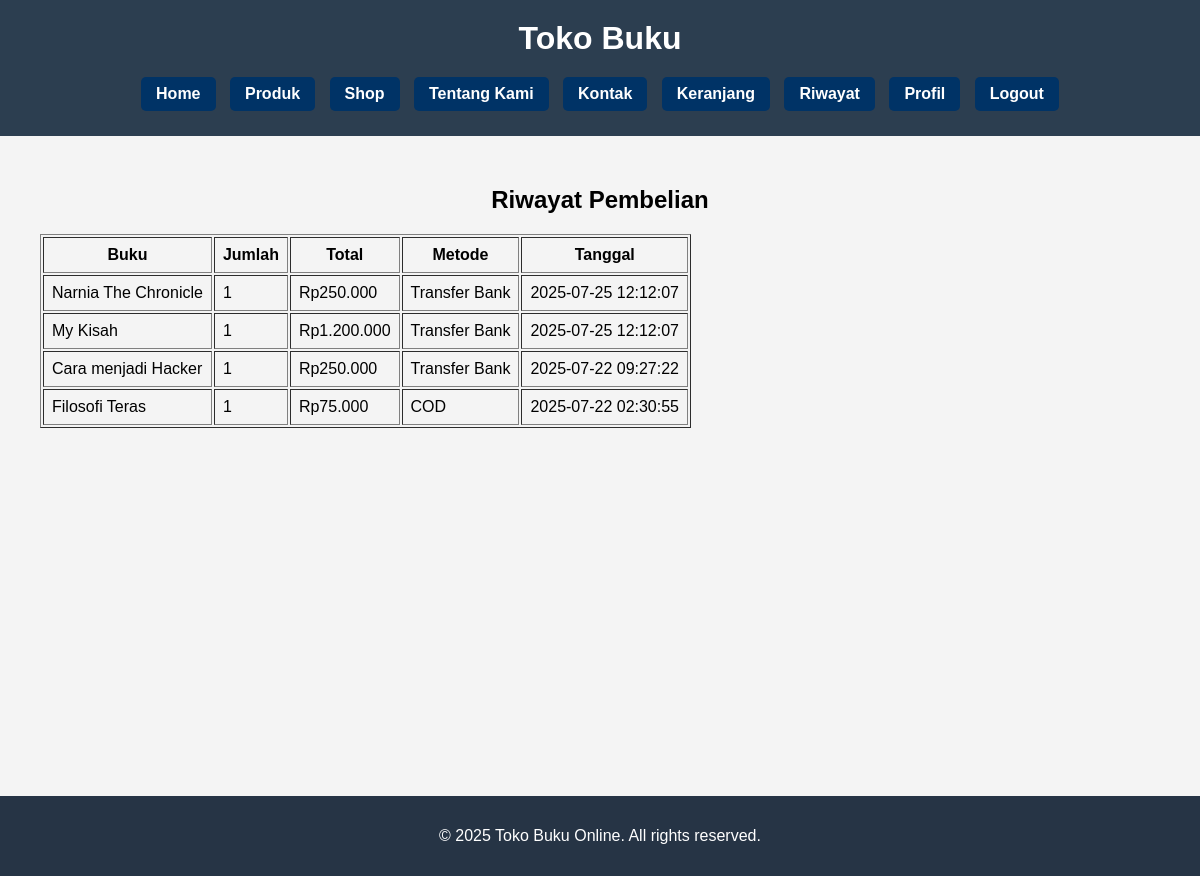
Screenshot of /index.php?page=riwayat (signed in) with the database file from the repository.
### tables this page shows
CREATE TABLE `riwayat` (
  `id` int(11) NOT NULL,
  `user_id` int(11) NOT NULL,
  `buku_id` int(11) NOT NULL,
  `jumlah` int(11) NOT NULL DEFAULT 1,
  `total` int(11) NOT NULL,
  `metode` varchar(50) NOT NULL,
  `tanggal` timestamp NOT NULL DEFAULT current_timestamp()
);

CREATE TABLE `buku` (
  `id` int(11) NOT NULL,
  `judul` varchar(255) DEFAULT NULL,
  `genre` varchar(100) DEFAULT NULL,
  `harga` int(11) DEFAULT NULL,
  `stok` int(11) DEFAULT NULL,
  `deskripsi` text DEFAULT NULL,
  `rating` float DEFAULT NULL,
  `gambar` varchar(255) DEFAULT NULL
);

### view/riwayat.php (the view, shortened to what this page needs)
<?php
include './config/database.php';
$user_id = $_SESSION['user']['id'] ?? null;
$data = $conn->query("SELECT r.*, b.judul FROM riwayat r JOIN buku b ON r.buku_id = b.id WHERE r.user_id=$user_id ORDER BY r.tanggal DESC");
include './view/layout/header.php';
?>
<h2>Riwayat Pembelian</h2>
<table border="1" cellpadding="8">
    <tr>
        <th>Buku</th>
        <th>Jumlah</th>
        <th>Total</th>
        <th>Metode</th>
        <th>Tanggal</th>
    </tr>
    <?php while($row = $data->fetch_assoc()): ?>
        <tr>
            <td><?= $row['judul'] ?></td>
            <td><?= $row['jumlah'] ?></td>
            <td>Rp<?= number_format($row['total'], 0, ',', '.') ?></td>
            <td><?= $row['metode'] ?></td>
            <td><?= $row['tanggal'] ?></td>
        </tr>
    <?php endwhile; ?>
</table>
<?php include './view/layout/footer.php'; ?>

### index.php (shortened to what this page needs)
<?php
$page = $_GET['page'] ?? 'home';
switch($page) {
    case 'riwayat': include './view/riwayat.php'; break;
}
?>

### view/layout/header.php (shortened to what this page needs)
<!DOCTYPE html>
<html>
<head>
    <link rel="stylesheet" href="public/css/style.css">
</head>
<body>
    <header>
        <div class="header-content">
        <h1>Toko Buku</h1>
        <nav>
            <a href="index.php">Home</a>
            <a href="index.php?page=product">Produk</a>
            <a href="index.php?page=shop">Shop</a>
            <a href="index.php?page=about">Tentang Kami</a>
            <a href="index.php?page=contact">Kontak</a>
            <?php if (!empty($_SESSION['user'])): ?>
                <?php if ($_SESSION['user']['role'] == 'admin'): ?>
                    <a href="index.php?page=admin&action=dashboard">Dashboard Admin</a>
                    <a href="index.php?page=logout">Logout</a>
                <?php else: ?>
                    <a href="index.php?page=keranjang">Keranjang</a>
                    <a href="index.php?page=riwayat">Riwayat</a>
                    <a href="index.php?page=profile">Profil</a>
                    <a href="index.php?page=logout">Logout</a>
                <?php endif; ?>
            <?php else: ?>
                <a href="index.php?page=login">Login</a>
                <a href="index.php?page=register">Daftar</a>
            <?php endif; ?>
        </nav>
    </header>
    <main>

### view/layout/footer.php
    </main>
    <footer>
        <p>&copy; <?= date('Y') ?> Toko Buku Online. All rights reserved.</p>
    </footer>
</body>
</html>

### public/CSS/style.css (style rules this page uses)
body { margin: 0; padding: 0; font-family: Arial, sans-serif; background: #f4f4f4; }
header { background-color: #2c3e50; padding: 20px 0; color: white; text-align: center; }
header h1 { margin: 0; font-size: 32px; font-weight: bold; color: white; }
nav { margin-top: 15px; text-align: center; }
nav a { background-color: #003366; color: white; padding: 8px 15px; margin: 5px; text-decoration: none; border-radius: 5px; font-weight: bold; display: inline-block; transition: background 0.3s ease; }
main { padding: 30px 40px; min-height: 75vh; background-color: #f4f4f4; max-width: 1200px; margin: 0 auto; }
h2 { margin-bottom: 20px; text-align: center; }
footer { text-align: center; background-color: #263445; color: white; padding: 15px 0; }

### rows the page displays
riwayat: buku.judul "Narnia The Chronicle", jumlah "1", total "250.000", metode "Transfer Bank", tanggal "2025-07-25 12:12:07"
riwayat: buku.judul "My Kisah", jumlah "1", total "1.200.000", metode "Transfer Bank", tanggal "2025-07-25 12:12:07"
riwayat: buku.judul "Cara menjadi Hacker", jumlah "1", total "250.000", metode "Transfer Bank", tanggal "2025-07-22 09:27:22"
riwayat: buku.judul "Filosofi Teras", jumlah "1", total "75.000", metode "COD", tanggal "2025-07-22 02:30:55"
